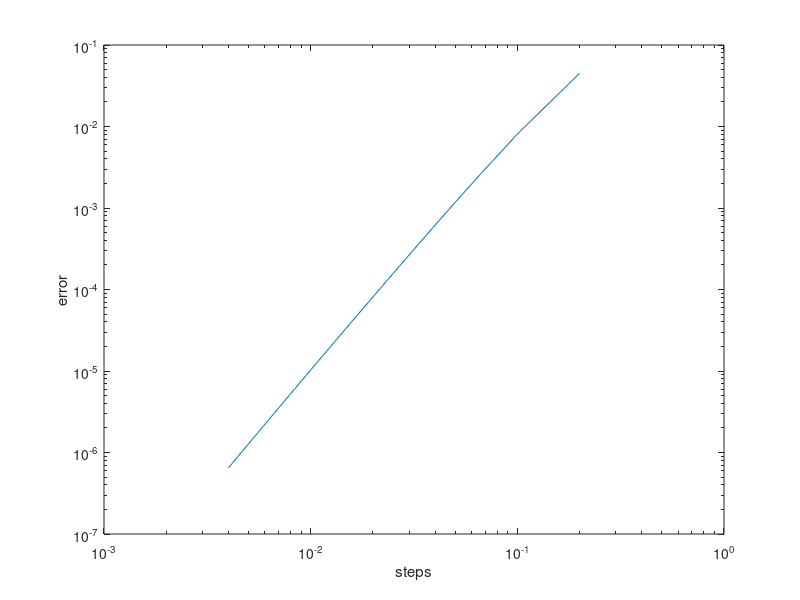

The MATLAB source for this figure:
clear, clc
format long
f = @(x, y) x*exp(-4*x)-4*y;
g = @(x) x*exp(-4*x);
acc = @(x) 1/2*x^2*exp(-4*x);
left = 0;
right = 2;
val = 2;
steps = [];
err = [];
for m = 10:10:500
    x = linspace(left, right, m);
    h = (right-left)/m;
    steps = [steps, h];
    % 2-order Runge-Kutta
    y(1) = 0;
    k1 = f(x(1), y(1));
    k2 = f(x(1)+h/2, y(1)+h/2*k1);
    y(2) = y(1)+h*k2;
    % linear multistep
    for n = 2:m-1
        y(n+1) = (1/(1+4/3*h))* ...
            (1/3*h*g(x(n+1))+y(n-1) ...
            +4/3*h*f(x(n),y(n))+ ...
            1/3*h*f(x(n-1),y(n-1)));
    end
    err = [err, abs(acc(val)-y(m)-(acc(val-h)-y(m-1)))];
end
loglog(steps, err)
xlabel('steps')
ylabel('error')